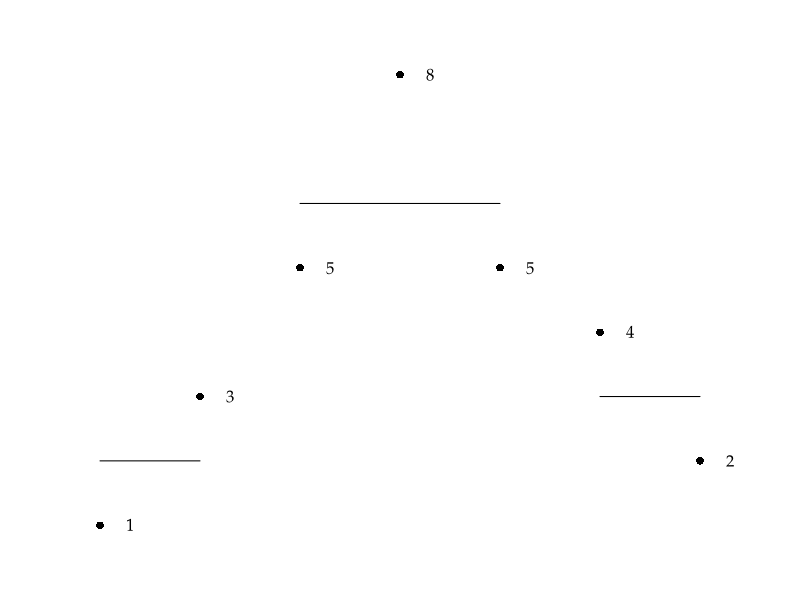

Write the R code that produced this figure.
args = commandArgs()
basename = sub(".R$", "", sub("^--file=(.*/)?", "", args[grep("^--file=", args)]))
if (length(basename) != 0)
    quartz(type="pdf", file=paste0(basename, ".pdf"),
           width=13/4/25.4/0.664*15, height=13/4/25.4/0.664*10) # 15zw*10zw
par(family="Palatino")
par(mgp=c(2,0.8,0)) # title and axis margins. default: c(3,1,0)
par(mar=c(1,1,1,1)+0.1) # bottom, left, top, right margins. default: c(5,4,4,2)+0.1
x = c(1,3,5,8,5,4,2)          # データ
plot(1:7, x, pch=16, xlab="", ylab="", axes=FALSE, xlim=c(0.5,7.5), ylim=c(0.5,8.5))
text((1:7)+0.3, x, x)
lines(c(1,2), c(2,2))
lines(c(3,5), c(6,6))
lines(c(6,7), c(3,3))
dev.off()
